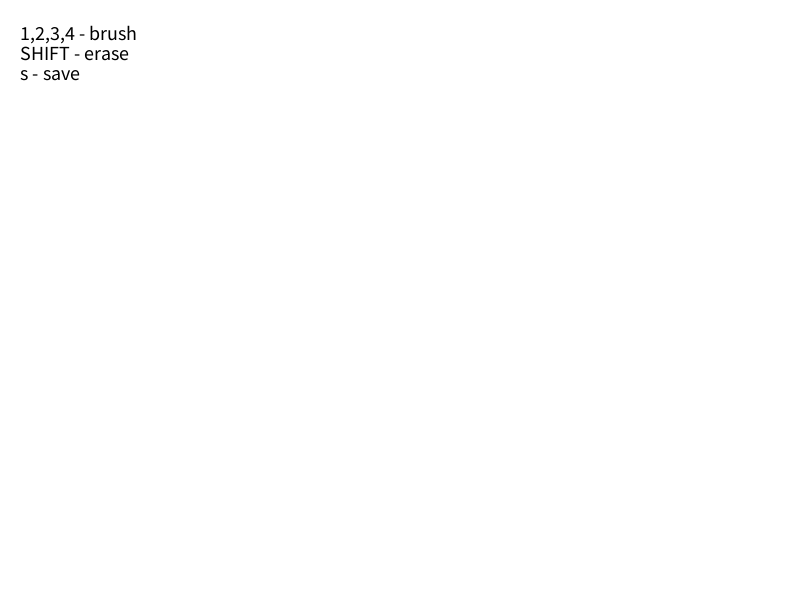
Frame 1 (no input)
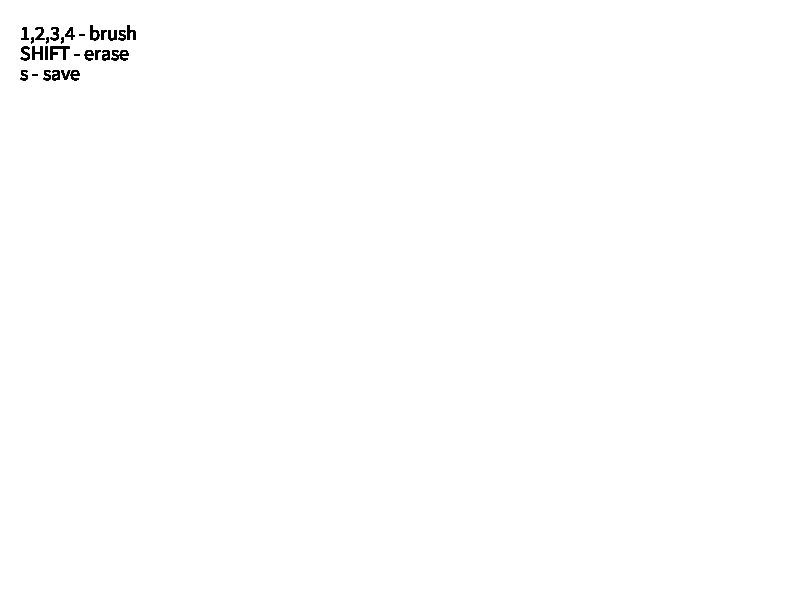
Frame 60 (the mouse pressed at the canvas centre just before this capture)
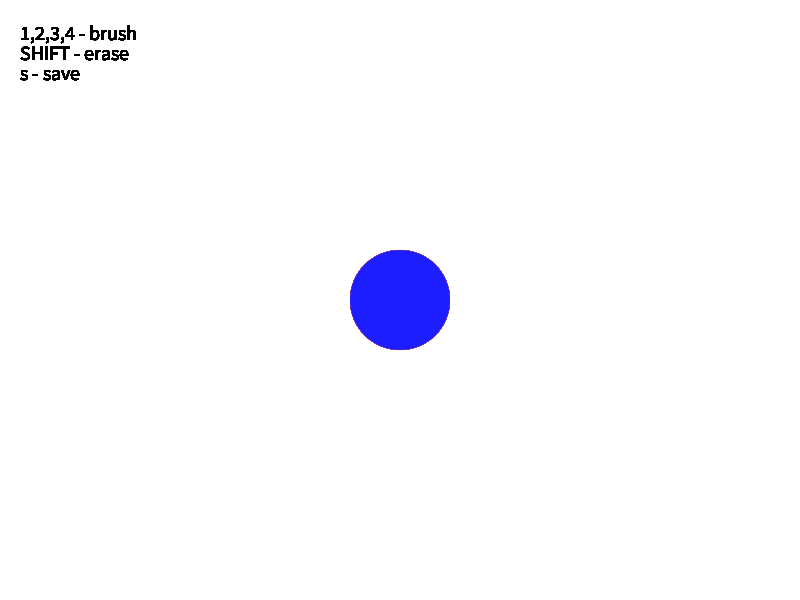
Frame 120 (the mouse held since frame 60 and released just before this capture)

The Processing sketch that drew these frames (run headless with seeded random() and noise(); from frame 60 on, the mouse is pressed at the canvas centre):

// Processing sketch: processing_113748
// ── processing_113748.pde

//////////////////////////////////////////////////
// IDEA 9101 LAB 1 
// Assignment 2   : Interaction
// Lecturer       : Dr. Lian Loke & Ingrid Pohl
// Date           : 27/MAR/2013
// Submitted by Yoko Tomishima (ytom4097)
/////////////////////////////////////////////////
// vivid drawing tool


// Declair all the variables 
int CIRCLES = 1;
int MINI_CIRCLES = 2;
int FLOWERS = 3;
int TRIES = 4;
// Set itnitial draw mode to LINES
int drawMode = CIRCLES;
// Declair array x & y
float[] x,y;
float cx,cy;
int MAX_POINTS = 100;
int NUM_POINTS = 0;
// Declair a color array that stores color values
color[] myColors = new color[4];
color[] rainbowColors = new color[6];

// Set the action when certain key is released
void keyReleased() {
      // if 1 is released
     if (key == '1'){
       // Set draw mode to CIRCLES
       drawMode = CIRCLES;
     // if 2 is released
     }else if (key == '2'){
       // Set draw mode to MINI_CIRCLES
       drawMode = MINI_CIRCLES;
     // if 3 is released
     }else if (key == '3'){
       // Set draw mode to FLOWERS
       drawMode = FLOWERS;
     // if 4 is released
     }else if (key == '4'){
       // Set draw mode to TRIES
       drawMode = TRIES;
     // if s is released
     }else if(key == 's'){
       // save image as png
     save("myDrawing.png");
     }else if (key ==  CODED) {
     // if shift is released
     if (keyCode == SHIFT){
       // Erase drawing
       background(255);
   }
  }
}



//-------- Tools functions

void drawCircles(){
  // culcurate distance between mouse position
  float speed = dist(pmouseX, pmouseY, mouseX, mouseY);
  noStroke();
  // random color chosen from red range
  fill(250,random(100),random(100));
  // draw circles with different size
  ellipse(mouseX,mouseY,mouseX-300,mouseX-300);
  // random color chosen from blue range
  fill(random(100),random(150),255);
  // draw circles by flipping with different size
  ellipse(width-mouseX,height-mouseY,mouseX-300,mouseX-300);
}


void drawMiniCircles(){
  float r = dist(pmouseX,pmouseY,mouseX,mouseY)*0.3;
  // chose random color from the array
  int circleColor = floor(random(0,3));
  noStroke();
  // fill the circles with the chosen color
  fill(myColors[circleColor]);
  // draw circles
  ellipse(pmouseX,pmouseY,r,r);
}


void drawFlowers(){
  // random value for radius of the flower
  float radius = random(50);
  // get random number to chose color from the array
  int col = floor(random(0,5));
  // assign the color
  strokeWeight(1);
  stroke(rainbowColors[col]);
  // draw a flower shape
  for (int i = 0; i < 360; i+=12){
    float angle = radians(i);
    float cx = cos(angle) * radius;
    float cy = sin(angle) * radius;
    line(mouseX,mouseY,mouseX+cx,mouseY+cy);
  }
}


void drawTriangles(){
  //get random number to chose color from array
  int col = floor(random(0,5));
  noStroke();
  // fill with the chosen color
  fill(rainbowColors[col]);
  // draw different triangles if the distance between the points are less than 30
  for (int i = 0; i < NUM_POINTS; i++){
      float distance = dist(mouseX,mouseY,x[i],y[i]);
      if (distance < 30){
      float radius = random(100);
      float angle = random(60);
      float cx = cos(angle) * radius;
      float cy = sin(angle) * radius;
      triangle(mouseX,mouseY,x[i],y[i],x[i]+cx,y[i]+cy); 
      }
  }
      // store value to array
      x[NUM_POINTS] = mouseX;
      y[NUM_POINTS] = mouseY;
      // culcurate NUM_POINTS
      NUM_POINTS = (NUM_POINTS + 1) % MAX_POINTS;     
}

//-------- drawing functions end


void setup() {
  // Set background size 800 x 600
  size(800,600);
  // Allow to draw smoothly
  smooth();
  // Set color mode to RGB
  colorMode(RGB);
  // Assign background color to white
  background(255);
  // Set float x to array
  x = new float[MAX_POINTS];
  // Set float y to array
  y = new float[MAX_POINTS];
  // Put color values to the array
  myColors[0] = color(87,209,252);//light blue
  myColors[1] = color(219,252,87);// light green
  myColors[2] = color(255,250,144);// yellow
  myColors[3] = color(217,224,224); // gray
  rainbowColors[0] = color(252,54,60); //red
  rainbowColors[1] = color(252,101,0); //orange
  rainbowColors[2] = color(252,228,0); //yellow
  rainbowColors[3] = color(87,157,8); //green
  rainbowColors[4] = color(14,156,193);// light blue
  rainbowColors[5] = color(242,12,124);//pink 
}


void draw() {
  // initialise background to white
  fill(0);
  // Put instructions
  textSize(20);
  text("1,2,3,4 - brush", 20,40);
  text("SHIFT - erase", 20,60);
  text("s - save", 20,80);
  
  //When mouse is pressed check which mode
  if(mousePressed == true) {
  // if its CIRCLES 
  if (drawMode == CIRCLES){
    // draw with circles
    drawCircles();
  // if its MINI_CIRCLES
  }else if (drawMode == MINI_CIRCLES){
    // draw with small circles
    drawMiniCircles();
  // if its FLOWERS
  }else if (drawMode == FLOWERS){
    // draw with flower shape
    drawFlowers();
  // if its TRIES
  }else if (drawMode == TRIES){
    // draw with triangles
    drawTriangles();
  }
 }
}
